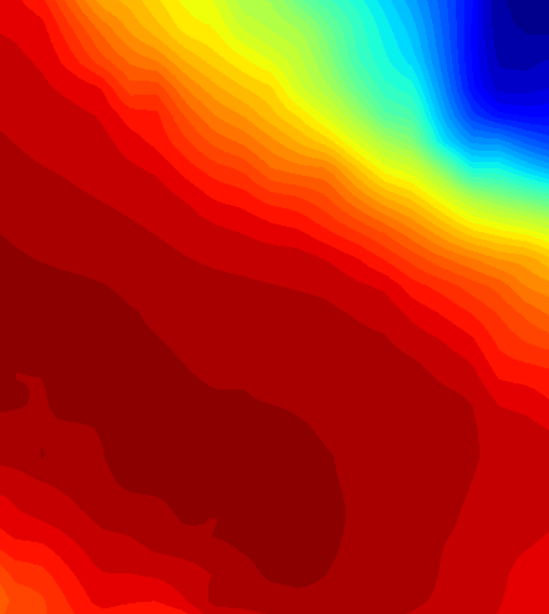
#> input picture src/images/surface_wind_stress_cropped.png, 549 x 614 px, found by its file name
$ python surface_wind_stress_calc.py
#> lines starting #> are read from the running program, lines starting #| are printed output that depends on the picture
import numpy as np
import pandas as pd
import cv2

"""
The image that we are using for this calculation only contains dark red to dark blue between the hue values of 0 through 240
We only need to get the range to figure out how much each change in hue would correspond to a change in wind stress value.
"""

MAX_VAL = 0.007
MIN_VAL = 0.0046

img = cv2.imread("src/images/surface_wind_stress_cropped.png")
#> img is the input picture: shape (614, 549, 3); mean B, G, R 25.1, 49.4, 176.4
img_hue = cv2.cvtColor(img, cv2.COLOR_BGR2HSV)[:, :, 0] * 2
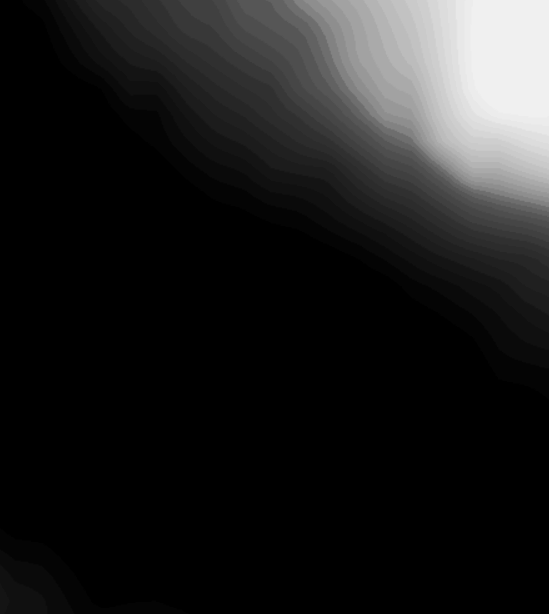
#> img_hue: shape (614, 549); min 0, max 240, mean 29.7

df = pd.DataFrame(img_hue)
#> df = table of 614 rows and 549 columns

df_cond = df.map(lambda x: MIN_VAL + (1 - (x / 240)) * (MAX_VAL - MIN_VAL))
#> df_cond = table of 614 rows and 549 columns
arr_cond = df_cond.to_numpy(dtype=np.float32)
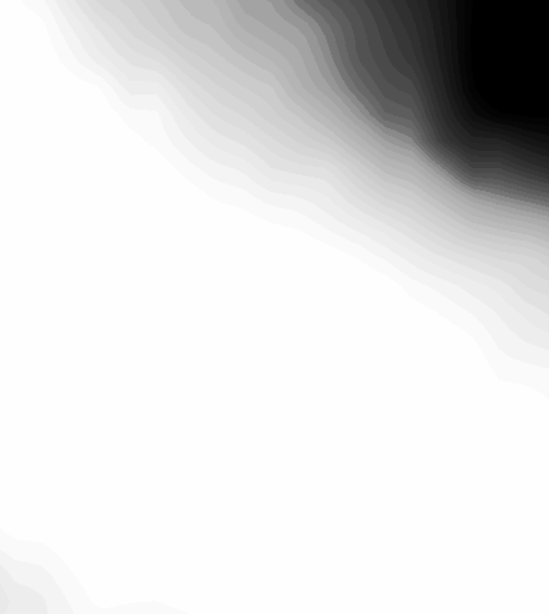
#> arr_cond: shape (614, 549) float32; min 0.0046, max 0.007, mean 0.0067; drawn with min black and max white
arr_cond = cv2.resize(arr_cond, (1105, 1230), interpolation=cv2.INTER_LINEAR)
#> arr_cond: shape (1230, 1105) float32
pd.DataFrame(arr_cond).to_csv("src/surface_wind_stress_calc/surface_wind_stress.csv", index=False, header=False)

# key = cv2.imread("surface_wind_stress_key.png")
# key_hue = cv2.cvtColor(key, cv2.COLOR_BGR2HSV)[:, :, 0]
